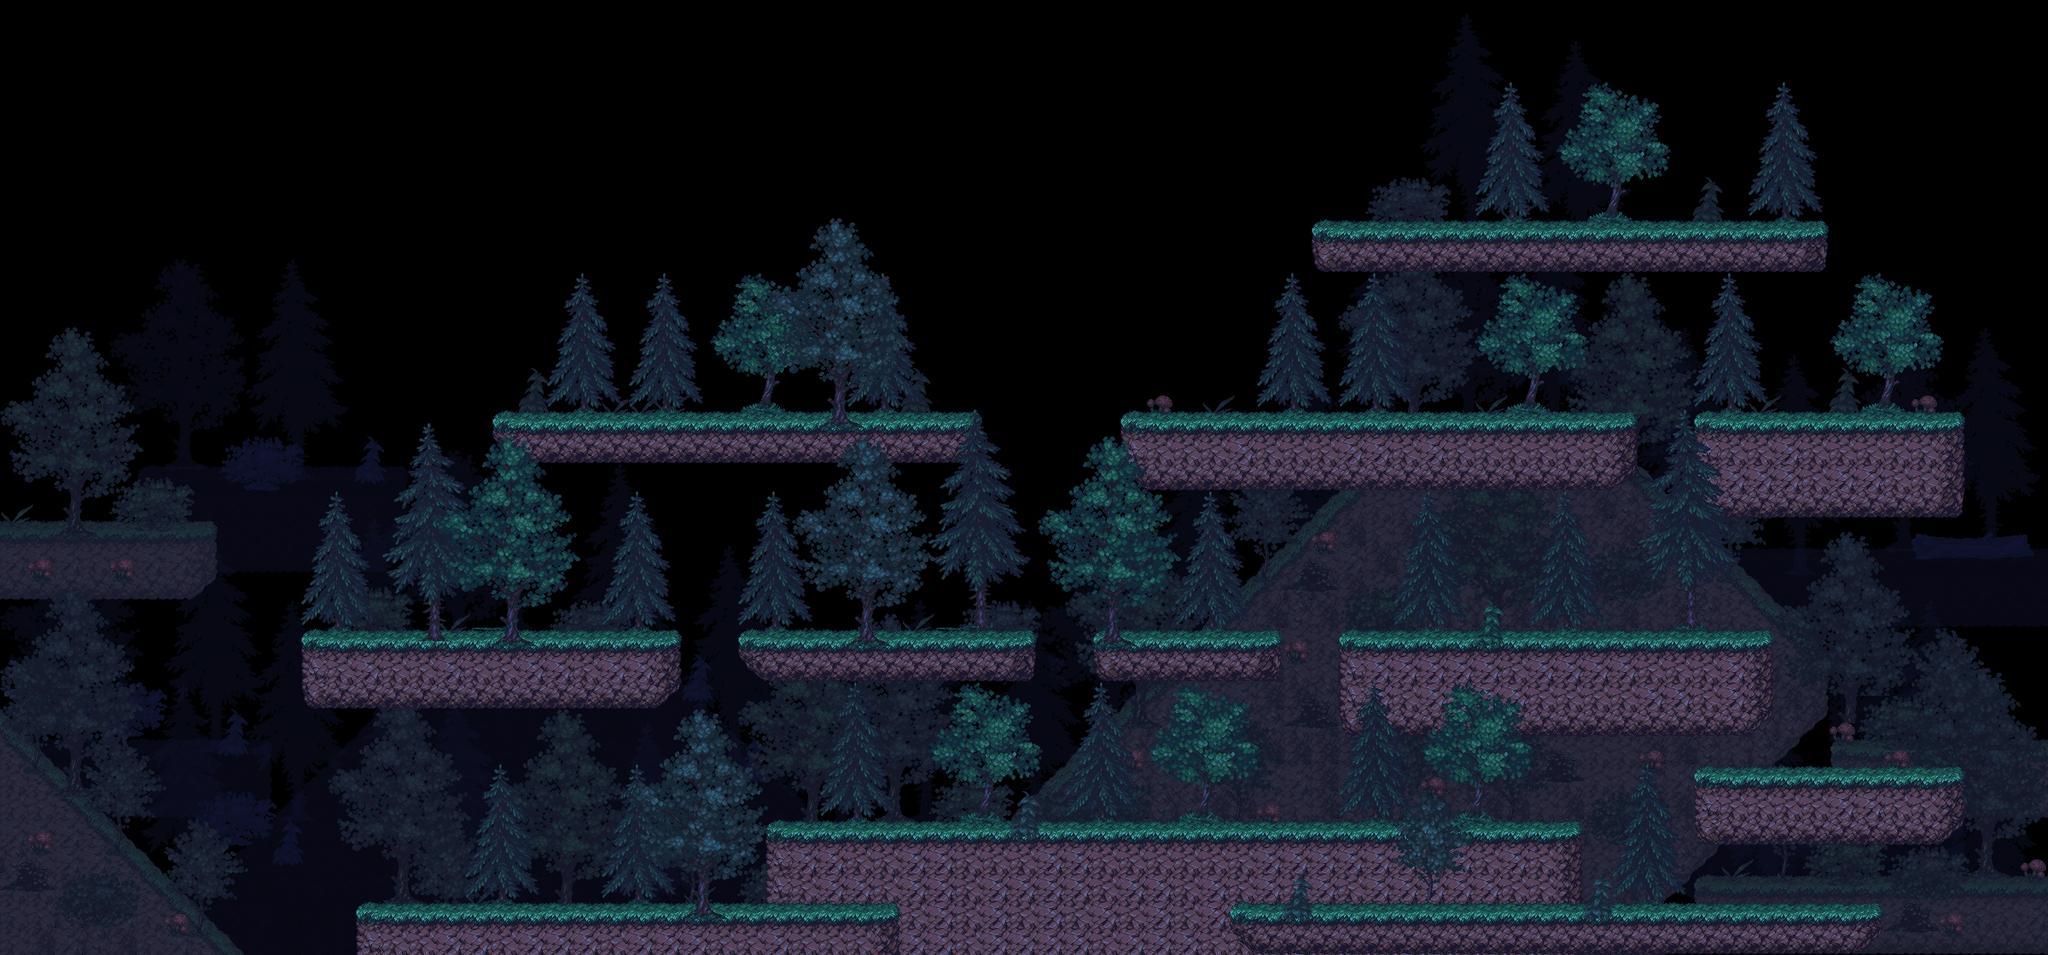

A level layout from a 2D game, rendered from its tile map. Below: a short description, then the map file with tile-grid data replaced by summaries:
An orthogonal 75x35 tile map with 32x32 px tiles, 10 tile layers (TerrainBG, NormalBG, TransposedBG, TerrainM, ...) and 67 objects (2x sniper, 2x fence, 2x camouflage, fire, water, ...).

<map version="1.10" tiledversion="1.10.1" orientation="orthogonal" renderorder="right-down" width="75" height="35" tilewidth="32" tileheight="32" infinite="0" nextlayerid="32" nextobjectid="110">
 <tileset firstgid="1" source="../_Template/tileset/wood-dark.tsx" />
 <group id="15" name="TILES" locked="1">
  <group id="23" name="Background" opacity="0.5">
   <layer id="24" name="TerrainBG" width="75" height="35">
    <data>[2625 cells, 369 non-empty, 18 distinct tile ids]</data>
   </layer>
   <layer id="25" name="NormalBG" width="75" height="35">
    <data>[2625 cells, 534 non-empty, 36 distinct tile ids]</data>
   </layer>
   <layer id="26" name="TransposedBG" width="75" height="35" offsetx="0" offsety="-16">
    <data>[2625 cells, 742 non-empty, 84 distinct tile ids]</data>
   </layer>
  </group>
  <group id="27" name="Middle">
   <layer id="28" name="TerrainM" width="75" height="35">
    <data>[2625 cells, 586 non-empty, 30 distinct tile ids]</data>
   </layer>
   <layer id="29" name="NormalM" width="75" height="35">
    <data>[2625 cells, 534 non-empty, 76 distinct tile ids]</data>
   </layer>
   <layer id="30" name="TransposedM" width="75" height="35" offsetx="0" offsety="-16">
    <data>[2625 cells, 410 non-empty, 82 distinct tile ids]</data>
   </layer>
  </group>
  <group id="2" name="Foreground">
   <layer id="5" name="TerrainFG" width="75" height="35">
    <data>[2625 cells, 533 non-empty, 48 distinct tile ids]</data>
   </layer>
   <layer id="4" name="NormalFG" width="75" height="35">
    <data>[2625 cells, 674 non-empty, 115 distinct tile ids]</data>
   </layer>
   <layer id="13" name="TransposedFG" width="75" height="35" locked="1" offsetx="0" offsety="-16">
    <data>[2625 cells, 59 non-empty, 59 distinct tile ids]</data>
   </layer>
  </group>
  <layer id="31" name="Before" width="75" height="35">
   <properties>
    <property name="z" type="int" value="11" />
   </properties>
   <data>[2625 cells, 235 non-empty, 101 distinct tile ids]</data>
  </layer>
 </group>
 <objectgroup color="#ffaa00" id="17" name="Ground" visible="0" locked="1">
  <object id="2" x="1553" y="271" width="577" height="17" />
  <object id="3" x="1324.83" y="496.5" width="574.667" height="24.5" />
  <object id="4" x="1997.5" y="494.5" width="292.5" height="23" />
  <object id="5" x="1588" y="750" width="481" height="21.5" />
  <object id="6" x="878.33" y="750" width="322" height="20.5" />
  <object id="7" x="596.5" y="494.5" width="541" height="19" />
  <object id="8" x="369.5" y="749" width="415.5" height="21" />
  <object id="9" x="433" y="1069.5" width="608" height="20" />
  <object id="10" x="911.5" y="972" width="926.5" height="24" />
  <object id="36" x="1289.5" y="750" width="202.5" height="19.5" />
  <object id="39" x="1456.33" y="1070.67" width="740.333" height="15" />
  <object id="40" x="1996.33" y="909" width="296" height="16" />
 </objectgroup>
 <objectgroup color="#ff0000" id="18" name="Enemies">
  <object id="43" x="397.377" y="736.667">
   <properties>
    <property name="block" type="int" value="1" />
   </properties>
   <polyline points="0,0 203.333,-0.666667" />
  </object>
  <object id="45" x="611.333" y="483.34">
   <properties>
    <property name="block" type="int" value="1" />
   </properties>
   <polyline points="0,0 154.278,-0.00666667" />
  </object>
  <object id="50" x="942.667" y="961.34">
   <properties>
    <property name="block" type="int" value="2" />
   </properties>
   <polyline points="0,0 95.6605,-6.66667e-05" />
  </object>
  <object id="51" x="1324.66" y="958.296">
   <properties>
    <property name="block" type="int" value="2" />
   </properties>
   <polyline points="0,0 220.666,-0.666667" />
  </object>
  <object id="52" x="1512" y="958.673">
   <properties>
    <property name="block" type="int" value="2" />
   </properties>
   <polyline points="0,0 305.333,-0.00666667" />
  </object>
  <object id="53" x="1510.31" y="1058.96">
   <properties>
    <property name="block" type="int" value="3" />
   </properties>
   <polyline points="0,0 272.666,-6.66667e-05" />
  </object>
  <object id="56" x="1874" y="1059.33">
   <properties>
    <property name="block" type="int" value="3" />
   </properties>
   <polyline points="0,0 233.333,-6.66667e-07" />
  </object>
  <object id="57" x="2009.33" y="900">
   <properties>
    <property name="block" type="int" value="3" />
   </properties>
   <polyline points="0,0 105.562,-6.66667e-05" />
  </object>
  <object id="59" x="1377.43" y="737.333">
   <properties>
    <property name="block" type="int" value="2" />
   </properties>
   <polyline points="0,0 72.0489,-2.00007" />
  </object>
  <object id="60" x="1807.33" y="740">
   <properties>
    <property name="block" type="int" value="3" />
   </properties>
   <polyline points="0,0 247.333,-2.00007" />
  </object>
  <object id="61" x="2010.67" y="485.333">
   <properties>
    <property name="block" type="int" value="4" />
   </properties>
   <polyline points="0,0 152.666,-2.00007" />
  </object>
  <object id="62" x="1717.33" y="484.667">
   <properties>
    <property name="block" type="int" value="4" />
   </properties>
   <polyline points="0,0 142.666,-2.00007" />
  </object>
  <object id="63" x="1353.33" y="485.333">
   <properties>
    <property name="block" type="int" value="4" />
   </properties>
   <polyline points="0,0 189.333,-2.00007" />
  </object>
  <object id="89" x="494.356" y="1056.29">
   <properties>
    <property name="block" type="int" value="1" />
   </properties>
   <polyline points="0,0 203.333,-0.666667" />
  </object>
  <object id="90" x="750.426" y="1057.47">
   <properties>
    <property name="block" type="int" value="1" />
   </properties>
   <polyline points="0,0 203.333,-0.666667" />
  </object>
  <object id="94" type="sniper" x="1084.74" y="490.8">
   <point />
  </object>
  <object id="99" x="1627.7" y="743.313">
   <properties>
    <property name="block" type="int" value="3" />
   </properties>
   <polyline points="0,0 247.333,-2.00007" />
  </object>
  <object id="101" x="2129.17" y="484.872">
   <properties>
    <property name="block" type="int" value="4" />
   </properties>
   <polyline points="0,0 152.666,-2.00007" />
  </object>
  <object id="102" type="sniper" x="1056.29" y="749.241">
   <point />
  </object>
  <object id="103" x="1695.28" y="1062.21">
   <properties>
    <property name="block" type="int" value="3" />
   </properties>
   <polyline points="0,0 272.666,-6.66667e-05" />
  </object>
  <object id="104" x="558.374" y="736.2">
   <properties>
    <property name="block" type="int" value="1" />
   </properties>
   <polyline points="0,0 203.333,-0.666667" />
  </object>
  <object id="108" x="1168.91" y="961.446">
   <properties>
    <property name="block" type="int" value="2" />
   </properties>
   <polyline points="0,0 95.6605,-6.66667e-05" />
  </object>
 </objectgroup>
 <objectgroup color="#ffff00" id="19" name="Objects">
  <object id="96" type="fence" x="2150.51" y="921.139">
   <point />
  </object>
  <object id="100" type="fire" x="1100.15" y="986.342">
   <point />
  </object>
  <object id="107" type="fence" x="822.742" y="502.017">
   <point />
  </object>
 </objectgroup>
 <objectgroup color="#00ff00" id="20" name="Items">
  <object id="93" type="water" x="2215.71" y="902.171">
   <point />
  </object>
  <object id="105" type="camouflage" x="1339.62" y="737.385">
   <point />
  </object>
  <object id="106" type="pliers" x="1461.73" y="737.385">
   <point />
  </object>
  <object id="109" type="camouflage" x="2136.28" y="1062.21">
   <point />
  </object>
 </objectgroup>
 <objectgroup color="#ff00ff" id="21" name="Ladders">
  <object id="11" x="519.667" y="748" width="19.3333" height="314.667" />
  <object id="12" x="653" y="493.667" width="18.3333" height="249" />
  </objectgroup>
 <objectgroup color="#ffffff" id="22" name="Player">
  <!-- 13 objects omitted --></objectgroup>
</map>
<!-- 24 of 67 objects omitted -->
